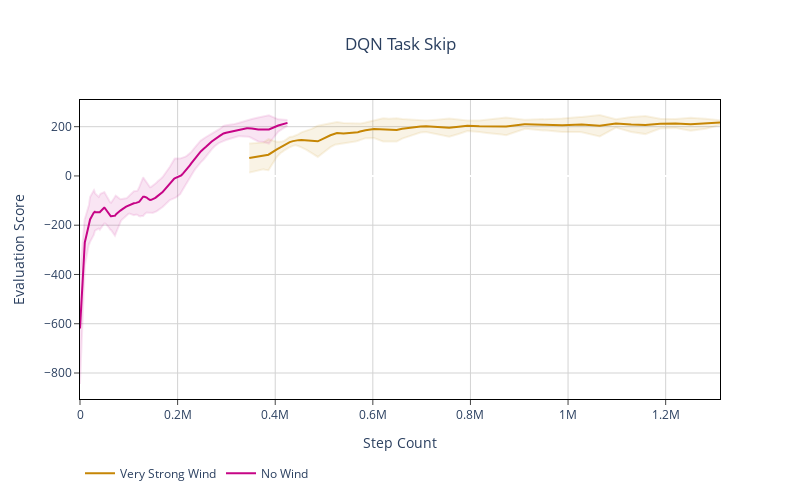

Notebook code for this chart:
### Code cell
fig = vis.plot_trajectories([dqn_curr_1_stats], title="DQN Task Skip",
                value_domain='agent_evaluations', time_domain='steps', save_path='./outputs/dqn',
                task_trace_start='mean', show_std=True, show_run_traces=False, ignore_outliers=True, save_format='svg')
fig.update_layout( autosize=False, width=800, height=500, )
